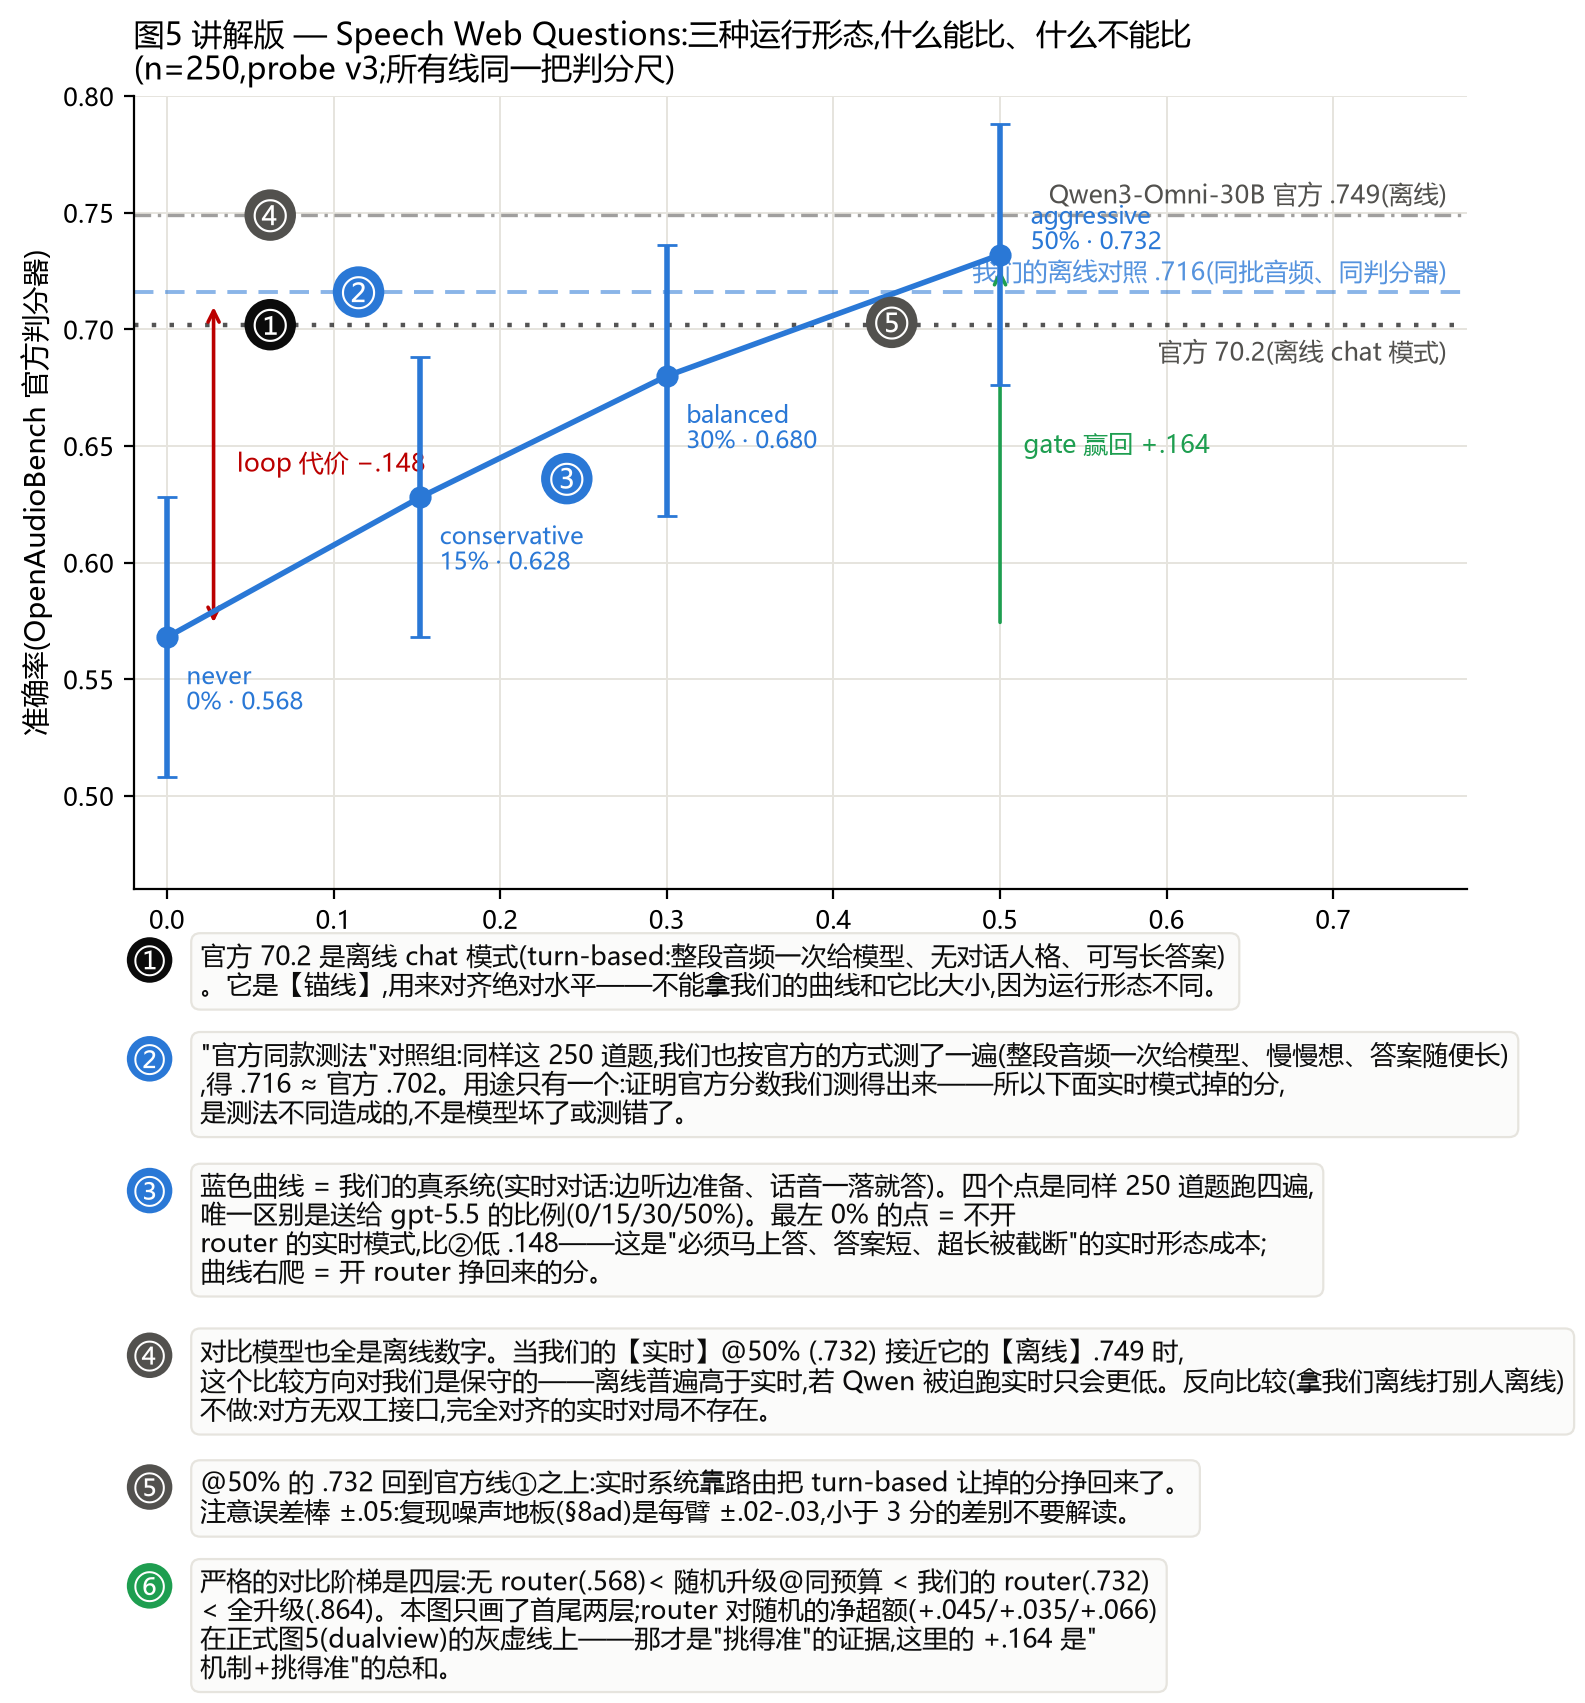

Recreate this plot in Python.
# -*- coding: utf-8 -*-
"""自带解读的图5(swebq)讲解版(2026-08-24,用户要求"画一个图、
图底下写 comment 讲每条线怎么解释")。上半:三种运行形态的所有线,
每条挂圈号;下半:圈号对应的解读文字,直接印在图里。数据全部来自
bench_figures.json(v3 实测)。"""
import json

import matplotlib
matplotlib.use("Agg")
import matplotlib.pyplot as plt
import numpy as np

plt.rcParams["font.family"] = "Microsoft YaHei"
plt.rcParams["axes.unicode_minus"] = False

BLUE, GREEN, RED = "#2a78d6", "#1e9e50", "#b00"
INK, MUT, GRID = "#0b0b0b", "#52514e", "#e6e4de"

d = json.load(open("bench_figures.json"))["swebq"]
esc = np.array(d["esc"])
heard = np.array(d["heard"])
lo = heard - np.array(d["heard_ci"][0])
hi = np.array(d["heard_ci"][1]) - heard
OFFICIAL, CHAT, QWEN = .702, .716, .749

fig = plt.figure(figsize=(8.6, 10.2))
gs = fig.add_gridspec(2, 1, height_ratios=[5.2, 4.8], hspace=.06)
ax = fig.add_subplot(gs[0])
axc = fig.add_subplot(gs[1])
axc.axis("off")

ax.grid(color=GRID, lw=.7, zorder=0)
for sp in ("top", "right"):
    ax.spines[sp].set_visible(False)
ax.tick_params(labelsize=9)

# ① 官方锚线(离线 chat 模式)
ax.axhline(OFFICIAL, color=INK, ls=(0, (1, 3)), lw=1.6, alpha=.7, zorder=2)
ax.text(.985, OFFICIAL - .006, "官方 70.2(离线 chat 模式)",
        fontsize=9, color=MUT, ha="right", va="top",
        transform=ax.get_yaxis_transform())
# ② 我们的离线对照(桥)
ax.axhline(CHAT, color=BLUE, ls=(0, (5, 3)), lw=1.4, alpha=.55, zorder=2)
ax.text(.985, CHAT + .005, "我们的离线对照 .716(同批音频、同判分器)",
        fontsize=9, color=BLUE, alpha=.8, ha="right",
        transform=ax.get_yaxis_transform())
# ④ 对比模型(也是离线)
ax.axhline(QWEN, color=MUT, ls=(0, (5, 2, 1, 2)), lw=1.2, alpha=.55,
           zorder=2)
ax.text(.985, QWEN + .005, "Qwen3-Omni-30B 官方 .749(离线)",
        fontsize=9, color=MUT, ha="right",
        transform=ax.get_yaxis_transform())
# ③ 我们的实时曲线
ax.errorbar(esc, heard, yerr=[lo, hi], fmt="-o", ms=7, color=BLUE,
            capsize=3.5, lw=2.0, zorder=5)
for j, a in enumerate(("never", "conservative", "balanced", "aggressive")):
    off = (11, 2) if a == "aggressive" else (7, -26)
    ax.annotate(f"{a}\n{esc[j]:.0%} · {heard[j]:.3f}",
                (esc[j], heard[j]), xytext=off,
                textcoords="offset points", fontsize=8.5, color=BLUE)

# 两个"差距"箭头:loop 代价 和 路由赢回
ax.annotate("", xy=(0.028, heard[0] + .004), xytext=(0.028, CHAT - .004),
            arrowprops=dict(arrowstyle="<->", color=RED, lw=1.3))
ax.text(0.042, (heard[0] + CHAT) / 2, "loop 代价 −.148",
        fontsize=9, color=RED, va="center")
ax.annotate("", xy=(0.5, heard[3] - .004), xytext=(0.5, heard[0] + .004),
            arrowprops=dict(arrowstyle="->", color=GREEN, lw=1.3))
ax.text(0.514, (heard[0] + heard[3]) / 2, "gate 赢回 +.164",
        fontsize=9, color=GREEN, va="center")

# 圈号标记
def tag(x, y, n, color):
    ax.annotate(n, (x, y), fontsize=13, color="#fff", ha="center",
                va="center", zorder=6,
                bbox=dict(boxstyle="circle,pad=.18", fc=color, ec="none"))

tag(.062, OFFICIAL, "①", INK)
tag(.115, CHAT, "②", BLUE)
tag(.24, .636, "③", BLUE)
tag(.062, QWEN, "④", MUT)
tag(.435, .703, "⑤", MUT)

ax.set_xlim(-.02, .78)
ax.set_ylim(.46, .80)
ax.set_xlabel("实际升级率(送给 gpt-5.5 的比例)", fontsize=10)
ax.set_ylabel("准确率(OpenAudioBench 官方判分器)", fontsize=10)
ax.set_title("图5 讲解版 — Speech Web Questions:三种运行形态,"
             "什么能比、什么不能比\n(n=250,probe v3;所有线同一把判分尺)",
             fontsize=11, loc="left")

def _wrap(t, w=46):
    out, line = [], ""
    for ch in t:
        line += ch
        if len(line) >= w and ch in "。;;,,)】\" ":
            out.append(line)
            line = ""
    if line:
        out.append(line)
    return chr(10).join(out)


COMMENTS = [
    ("①", INK, "官方 70.2 是离线 chat 模式(turn-based:整段音频一次给模型、"
     "无对话人格、可写长答案)。它是【锚线】,用来对齐绝对水平——"
     "不能拿我们的曲线和它比大小,因为运行形态不同。"),
    ("②", BLUE, "\"官方同款测法\"对照组:同样这 250 道题,我们也按官方的方式"
     "测了一遍(整段音频一次给模型、慢慢想、答案随便长),得 .716 ≈ 官方 .702。"
     "用途只有一个:证明官方分数我们测得出来——所以下面实时模式掉的分,"
     "是测法不同造成的,不是模型坏了或测错了。"),
    ("③", BLUE, "蓝色曲线 = 我们的真系统(实时对话:边听边准备、话音一落就答)。"
     "四个点是同样 250 道题跑四遍,唯一区别是送给 gpt-5.5 的比例(0/15/30/50%)。"
     "最左 0% 的点 = 不开 router 的实时模式,比②低 .148——这是\"必须马上答、"
     "答案短、超长被截断\"的实时形态成本;曲线右爬 = 开 router 挣回来的分。"),
    ("④", MUT, "对比模型也全是离线数字。当我们的【实时】@50% (.732) 接近它的"
     "【离线】.749 时,这个比较方向对我们是保守的——离线普遍高于实时,"
     "若 Qwen 被迫跑实时只会更低。反向比较(拿我们离线打别人离线)不做:"
     "对方无双工接口,完全对齐的实时对局不存在。"),
    ("⑤", MUT, "@50% 的 .732 回到官方线①之上:实时系统靠路由把 turn-based "
     "让掉的分挣回来了。注意误差棒 ±.05:复现噪声地板(§8ad)是每臂 "
     "±.02-.03,小于 3 分的差别不要解读。"),
    ("⑥", GREEN, "严格的对比阶梯是四层:无 router(.568)< 随机升级@同预算 < "
     "我们的 router(.732)< 全升级(.864)。本图只画了首尾两层;"
     "router 对随机的净超额(+.045/+.035/+.066)在正式图5(dualview)"
     "的灰虚线上——那才是\"挑得准\"的证据,这里的 +.164 是\"机制+挑得准\"的总和。"),
]
y = .99
for mark, c, txt in COMMENTS:
    wrapped = _wrap(txt)
    nlines = wrapped.count(chr(10)) + 1
    axc.annotate(mark, (.012, y), xycoords="axes fraction", fontsize=12,
                 color="#fff", ha="center", va="top",
                 bbox=dict(boxstyle="circle,pad=.15", fc=c, ec="none"))
    axc.text(.05, y, wrapped, transform=axc.transAxes, fontsize=9.3,
             color=INK, va="top",
             bbox=dict(boxstyle="round,pad=.35", fc="#fbfbfa",
                       ec=GRID, lw=.8))
    y -= .045 * nlines + .045

fig.savefig("swebq_annotated.png", dpi=200, bbox_inches="tight")
fig.savefig("swebq_annotated.pdf", bbox_inches="tight")
print("wrote swebq_annotated.{png,pdf}")
